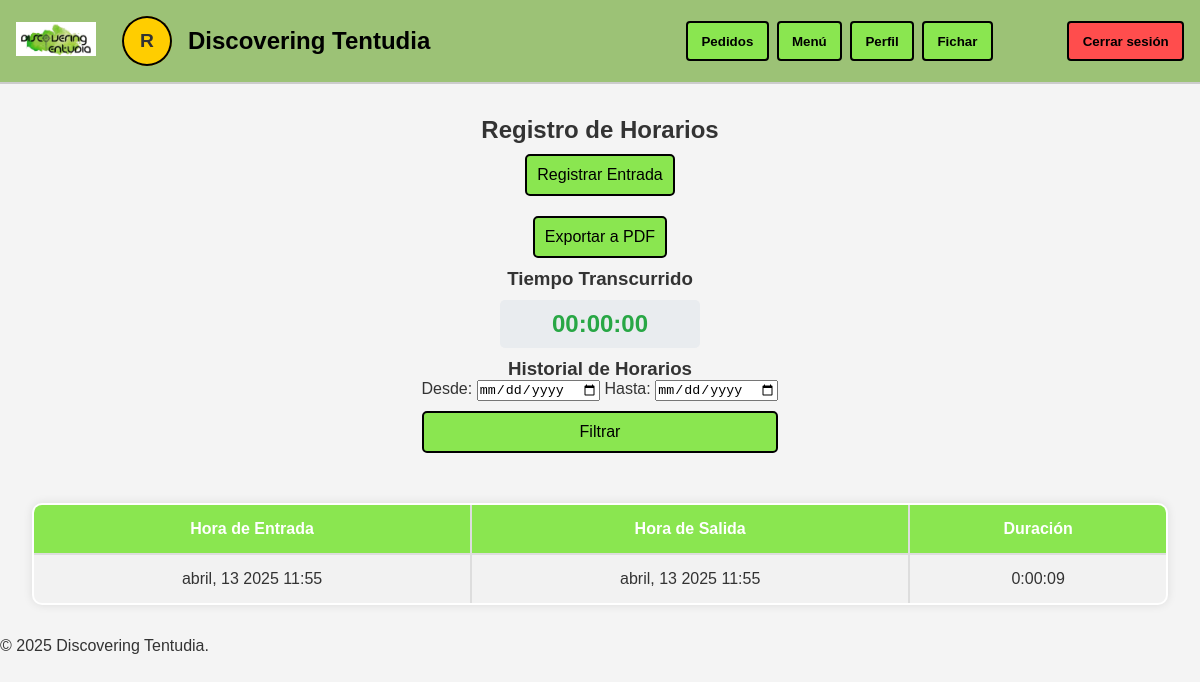
The app's page /control_horarios/ (signed in) with its own data.
### tapAppGestion/models.py (models this page shows, shortened)
class RegistroHorario(models.Model):
    camarero = models.ForeignKey(User, on_delete=models.CASCADE)
    hora_entrada = models.DateTimeField(default=now)
    hora_salida = models.DateTimeField(null=True, blank=True)
    activo = models.BooleanField(default=True)  # Indica si el turno está activo
    pausado = models.BooleanField(default=False)
    tiempo_transcurrido = models.DurationField(default=timedelta(0))
    def calcular_duracion(self):
        if self.hora_salida:
            duracion = self.hora_salida - self.hora_entrada
            segundos = int(duracion.total_seconds())  # Convertir a segundos enteros
            return str(datetime.timedelta(seconds=segundos))  # Formato hh:mm:ss
        return None

### tapAppGestion/views.py (the view)
# urls.py: path('control_horarios/', views.control_horarios, name='control_horarios'),
@login_required
def control_horarios(request):
    if request.user.is_superuser:
        registros = RegistroHorario.objects.all()
        selected_camarero = request.GET.get('camarero', '')
        if selected_camarero:
            registros = registros.filter(camarero__id=selected_camarero)
        camareros = User.objects.filter(registrohorario__isnull=False).distinct()
    else:
        registros = RegistroHorario.objects.filter(camarero=request.user)
        selected_camarero = None
        camareros = None
    fecha_inicio = request.GET.get('fecha_inicio')
    fecha_fin = request.GET.get('fecha_fin')
    if fecha_inicio:
        registros = registros.filter(hora_entrada__date__gte=parse_date(fecha_inicio))
    if fecha_fin:
        registros = registros.filter(hora_entrada__date__lte=parse_date(fecha_fin))
    registros = registros.order_by('-hora_entrada')
    try:
        registro_activo = RegistroHorario.objects.get(camarero=request.user, activo=True)
    except RegistroHorario.DoesNotExist:
        registro_activo = None
    if request.user.is_superuser:
        camareros = User.objects.filter(registrohorario__isnull=False).distinct()
    else:
        camareros = None
    return render(request, 'control_horarios.html', {
        'registros': registros,
        'fecha_inicio': fecha_inicio,
        'fecha_fin': fecha_fin,
        'camareros': camareros,
        'selected_camarero': selected_camarero,
        'registro_activo': registro_activo,
    })

### tapAppGestion/templates/control_horarios.html (shortened to what this page needs)
{% extends 'base.html' %}
{% block content %}
<h2>Registro de Horarios</h2>
{% if not registro_activo %}
    <form action="{% url 'registrar_entrada' %}" method="post">
        <button class="boton-crono" type="submit">Registrar Entrada</button>
    </form>
{% endif %}
<form method="get" action="{% url 'exportar_horarios_pdf' %}">
    <button type="submit" class="boton-crono">Exportar a PDF</button>
</form>
<h3>Tiempo Transcurrido</h3>
{% if registro_activo %}
    <p id="cronometro">00:00:00</p>
{% else %}
    <p id="cronometro">00:00:00</p>
{% endif %}
<h3>Historial de Horarios</h3>
<form method="get" style="margin-bottom: 20px; text-align: center;">
    <label for="fecha_inicio">Desde:</label>
    <input type="date" name="fecha_inicio" id="fecha_inicio" value="{{ request.GET.fecha_inicio }}">
    <label for="fecha_fin">Hasta:</label>
    <input type="date" name="fecha_fin" id="fecha_fin" value="{{ request.GET.fecha_fin }}">
    <button type="submit" class="boton-crono">Filtrar</button>
</form>
<table>
    <tr>
        <th>Hora de Entrada</th>
        <th>Hora de Salida</th>
        <th>Duración</th>
    </tr>
    {% for registro in registros %}
    <tr>
        <td class="hora_entrada"
            data-hora="{{ registro.hora_entrada|date:'Y-m-d H:i:s' }}"
            data-activo="{{ registro.activo }}"
            data-pausado="{{ registro.pausado }}"
            data-transcurrido="{{ registro.tiempo_transcurrido|default:'0' }}">
            {{ registro.hora_entrada|date:"F, j Y H:i" }}
        </td>
        <td>
            {% if registro.hora_salida %}
                {{ registro.hora_salida|date:"F, j Y H:i" }}
            {% else %}
                -
            {% endif %}
        </td>
        <td>{{ registro.calcular_duracion|default:"-" }}</td>
    </tr>
    {% endfor %}
</table>
{% endblock %}

### tapAppGestion/templates/base.html (shortened to what this page needs)
{% load static %}
<!DOCTYPE html>
<html lang="es">
<head>
    <link rel="stylesheet" type="text/css" href="{% static 'css/stylesIndex.css' %}">
</head>
<body>
    <header>
        <div class="header-left">
            <a href="{% url 'index' %}">
                <img src="{% static 'images/logo_blanco.jpeg' %}" alt="Logo Discovering Tentudia" class="logo">
            </a>
            <a href="{% url 'profile' %}" style="text-decoration: none;">
                <div class="user-circle">{{ user.first_name|slice:":1" }}</div>
            </a>
            <h1>Discovering Tentudia</h1>
        </div>
        <nav>
            <a href="{% url 'lista_pedidos' %}">
                <button>Pedidos</button>
            </a>
            <a href="{% url 'menu' %}">
                <button>Menú</button>
            </a>
            <a href="{% url 'profile' %}">
                <button>Perfil</button>
            </a>
            <a href="{% url 'control_horarios' %}">
                <button>Fichar</button>
            </a>
            <a href="{% url 'salir' %}">
                <button class="logout-button">Cerrar sesión</button>
            </a>
        </nav>
    </header>
    <main>
        {% block content %}
        {% endblock %}
    </main>
    <footer>
        <p>&copy; 2025 Discovering Tentudia.</p>
    </footer>
</body>
</html>

### tapAppGestion/static/css/stylesIndex.css (style rules this page uses)
* { margin: 0; padding: 0; box-sizing: border-box; }
body { font-family: Arial, sans-serif; background-color: #fff; color: #333; }
header { display: flex; align-items: center; justify-content: space-between; padding: 1em; border-bottom: 2px solid #ccc; }
header h1 { font-weight: bold; font-size: 24px; color: black; }
.header-left { display: flex; align-items: center; gap: 1em; }
.user-circle { width: 50px; height: 50px; border-radius: 50%; background-color: #ffcd00; display: flex; align-items: center; justify-content: center; font-weight: bold; font-size: 1.2rem; color: #333; box-shadow: 0 0 0 2px #000 inset; }
h1 { font-size: 1.2rem; font-weight: normal; }
nav { display: flex; gap: 0.5em; }
nav button { background-color: #8ae650; border: 2px solid #000; color: #000; font-weight: bold; padding: 0.8em 1em; cursor: pointer; border-radius: 4px; }
.logout-button { background-color: #ff4d4d; margin-left: 5em; }
main { position: relative; padding: 2em; display: flex; flex-direction: column; align-items: center; }
.logo { width: 80px; height: auto; margin-right: 10px; }

### tapAppGestion/templates/base.html (style rules this page uses)
header { background-color: #9cc276; }

### tapAppGestion/templates/control_horarios.html (style rules this page uses)
body { font-family: Arial, sans-serif; background-color: #f4f4f4; margin: 0; padding: 0; }
h2, h3 { text-align: center; color: #333; }
.boton-crono { display: block; width: 100%; padding: 10px; margin: 10px 0; background-color: #8ae650; color: black; border: 2px solid black; border-radius: 5px; cursor: pointer; font-size: 16px; }
#cronometro { font-size: 24px; font-weight: bold; text-align: center; color: #28a745; padding: 10px; background: #e9ecef; border-radius: 5px; margin: 10px auto; width: 200px; }
table { width: 100%; border-collapse: collapse; margin-top: 20px; background: white; box-shadow: 0px 0px 10px rgba(0, 0, 0, 0.1); border-radius: 10px; overflow: hidden; }
table, th, td { border: 2px solid #ddd; }
th, td { padding: 15px; text-align: center; font-size: 16px; }
th { background-color: #8ae650; color: white; font-weight: bold; }
tr:nth-child(even) { background-color: #f2f2f2; }

### records on screen
RegistroHorario: hora_entrada "abril, 13 2025 11:55", hora_salida "abril, 13 2025 11:55", calcular_duracion "0:00:09"

### other values on screen
{{ user.first_name|slice:":1" }} "R"
